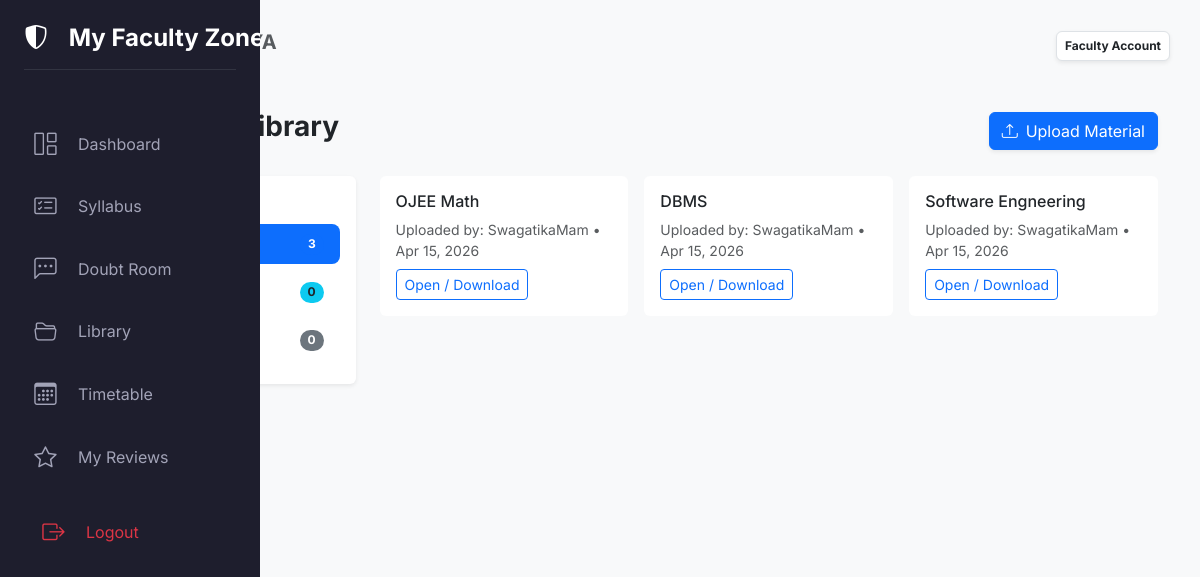
The app's page /library/ (signed in) with its own data.
### academic/models.py (models this page shows, shortened)
class Resource(models.Model):
    CATEGORY_CHOICES = [
        ('BOOK', 'Reference Book'),
        ('PYQ', 'Previous Year Question'),
        ('NOTE', 'Lecture Notes'),
    ]
    title = models.CharField(max_length=200)
    category = models.CharField(max_length=10, choices=CATEGORY_CHOICES)
    file = models.FileField(upload_to='resources/')
    uploaded_by = models.ForeignKey(User, on_delete=models.CASCADE, limit_choices_to={'is_staff': True})
    uploaded_at = models.DateTimeField(auto_now_add=True)

### academic/views.py (the view)
# urls.py: path('library/', views.library, name='library'),
@login_required
def library(request):
    books = Resource.objects.filter(category='BOOK')
    pyqs = Resource.objects.filter(category='PYQ')
    notes = Resource.objects.filter(category='NOTE')
    return render(request, 'library.html', {'books': books, 'pyqs': pyqs, 'notes': notes})

### academic/templates/library.html (shortened to what this page needs)
{% extends 'base.html' %}
{% block content %}
<div class="container-fluid py-4">
    <div class="d-flex justify-content-between align-items-center mb-4">
        <h3 class="fw-bold">Digital Library</h3>
        {% if user.is_staff %}
        <a href="{% url 'upload' %}" class="btn btn-primary shadow-sm"><i class="bi bi-upload me-2"></i>Upload Material</a>
        {% endif %}
    </div>
    <div class="row">
        <div class="col-md-3">
            <div class="card border-0 shadow-sm p-3 mb-4">
                <h6 class="fw-bold mb-3 text-muted text-uppercase small">Categories</h6>
                <div class="nav flex-column nav-pills" id="v-pills-tab" role="tablist">
                    <button class="nav-link active d-flex justify-content-between align-items-center mb-2" data-bs-toggle="pill" data-bs-target="#tab-books" type="button">
                        <span>Books</span>
                        <span class="badge rounded-pill bg-primary">{{ books.count }}</span>
                    </button>
                    <button class="nav-link d-flex justify-content-between align-items-center mb-2" data-bs-toggle="pill" data-bs-target="#tab-notes" type="button">
                        <span>Notes</span>
                        <span class="badge rounded-pill bg-info text-dark">{{ notes.count }}</span>
                    </button>
                    <button class="nav-link d-flex justify-content-between align-items-center mb-2" data-bs-toggle="pill" data-bs-target="#tab-pyqs" type="button">
                        <span>PYQs</span>
                        <span class="badge rounded-pill bg-secondary">{{ pyqs.count }}</span>
                    </button>
                </div>
            </div>
        </div>
        <div class="col-md-9">
            <div class="tab-content" id="v-pills-tabContent">
                <div class="tab-pane fade show active" id="tab-books">
                    <div class="row g-3">
                        {% for resource in books %}
                            {% include "includes/resource_card.html" with res=resource %}
                        {% empty %}
                            <div class="text-center py-5"><p class="text-muted">No Books found.</p></div>
                        {% endfor %}
                    </div>
                </div>
            </div>
        </div>
    </div>
</div>
{% endblock %}

### academic/templates/base.html (shortened to what this page needs)
<!DOCTYPE html>
<html lang="en">
<head>
    <link href="https://cdn.jsdelivr.net/npm/bootstrap@5.3.2/dist/css/bootstrap.min.css" rel="stylesheet">
    <link rel="stylesheet" href="https://cdn.jsdelivr.net/npm/bootstrap-icons@1.11.1/font/bootstrap-icons.css">
</head>
<body>
    <div class="sidebar d-flex flex-column">
    <div class="p-4 text-center">
        <h4 class="fw-bold text-white"><i class="bi bi-shield-shaded"></i> <span class="nav-text">My Faculty Zone</span></h4>
        <hr class="text-secondary">
    </div>
    <nav class="flex-column">
        {% if user.is_authenticated %}
            <a class="nav-link" href="{% url 'dashboard' %}">
                <i class="bi bi-grid-1x2"></i><span class="nav-text">Dashboard</span>
            </a>
            <a class="nav-link" href="{% url 'syllabus' %}">
                <i class="bi bi-card-checklist"></i><span class="nav-text">Syllabus</span>
            </a>
            <a class="nav-link" href="{% url 'doubt_room' %}">
                <i class="bi bi-chat-left-dots"></i><span class="nav-text">Doubt Room</span>
            </a>
            <a class="nav-link" href="{% url 'library' %}">
                <i class="bi bi-folder2-open"></i><span class="nav-text">Library</span>
            </a>
            {% if user.is_staff %}
                <a class="nav-link" href="{% url 'timetable' %}">
                    <i class="bi bi-calendar3"></i><span class="nav-text">Timetable</span>
                </a>
                <a class="nav-link" href="{% url 'teacher_feedback' %}">
                    <i class="bi bi-star"></i><span class="nav-text">My Reviews</span>
                </a>
            {% else %}
                <a class="nav-link" href="{% url 'submit_feedback' %}">
                    <i class="bi bi-chat-heart"></i><span class="nav-text">Rate Faculty</span>
                </a>
            {% endif %}
            <div class="mt-auto p-2">
                <form action="{% url 'logout' %}" method="post">
                    <button type="submit" class="nav-link bg-transparent border-0 w-100 text-start">
                        <i class="bi bi-box-arrow-right text-danger"></i><span class="nav-text text-danger">Logout</span>
                    </button>
                </form>
            </div>
        {% else %}
 <a class="nav-link" href="{% url 'registration_page' %}">
    <i class="bi bi-box-arrow-in-right"></i>
    <span class="nav-text">Registration</span>
</a>
{% endif %}
    </nav>
</div>
    <div class="main-content">
        <div class="d-flex justify-content-between align-items-center mb-4">
            <h5 class="text-muted">Welcome, <b>{{ user.username }}</b></h5>
            <div class="badge bg-white text-dark p-2 border shadow-sm">
                {{ user.is_staff|yesno:"Faculty Account,Student Account" }}
            </div>
        </div>
        {% block content %}{% endblock %}
    </div>
</body>
</html>

### academic/templates/includes/resource_card.html
<div class="col-md-4">
    <div class="card hover-shadow border-0">
        <div class="card-body">
            <h6 class="card-title">{{ res.title }}</h6>
            <p class="card-text small text-muted mb-2">Uploaded by: {{ res.uploaded_by.username }} • {{ res.uploaded_at|date:"M d, Y" }}</p>
            <a href="{{ res.file.url }}" target="_blank" class="btn btn-sm btn-outline-primary">Open / Download</a>
        </div>
    </div>
</div>

### academic/templates/base.html (style rules this page uses)
:root { --sidebar-collapsed-width: 70px; --sidebar-expanded-width: 260px; --primary-color: #4361ee; --bg-dark: #1e1e2d; }
body { font-family: 'Inter', sans-serif; background-color: #f8f9fa; overflow-x: hidden; }
.sidebar { width: var(--sidebar-collapsed-width); height: 100vh; position: fixed; background: var(--bg-dark); color: white; transition: width 0.3s ease; z-index: 1000; overflow-x: hidden; white-space: nowrap; }
.sidebar .nav-link { color: #a2a3b7; padding: 12px 20px; display: flex; align-items: center; text-decoration: none; transition: all 0.2s; margin: 5px 8px; border-radius: 8px; }
.sidebar .nav-link i { font-size: 1.4rem; min-width: 35px; text-align: center; }
.nav-text { opacity: 0; margin-left: 15px; transition: opacity 0.2s ease; }
.main-content { margin-left: var(--sidebar-collapsed-width); padding: 30px; transition: margin-left 0.3s ease; }

### academic/templates/library.html (style rules this page uses)
.nav-pills .nav-link { text-align: left; color: #495057; border-radius: 8px; }
.nav-pills .nav-link.active { background-color: #0d6efd; color: white; }

### records on screen
Resource: title "OJEE Math", uploaded_by.username "SwagatikaMam", uploaded_at "Apr 15, 2026"
Resource: title "DBMS", uploaded_by.username "SwagatikaMam", uploaded_at "Apr 15, 2026"
Resource: title "Software Engneering", uploaded_by.username "SwagatikaMam", uploaded_at "Apr 15, 2026"

### other values on screen
{{ user.is_staff|yesno:"Faculty Account,Student Account" }} "Faculty Account"
{{ books.count }} "3"
{{ notes.count }} "0"
{{ pyqs.count }} "0"
